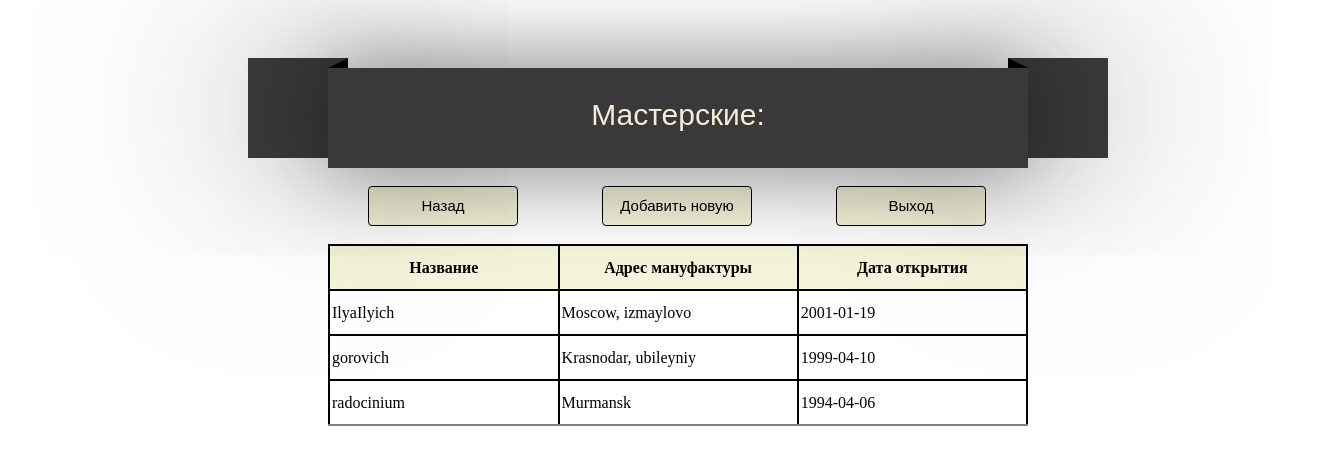
Page /PHP/manufactory.php (signed in) on the committed database.
### tables this page shows
CREATE TABLE IF NOT EXISTS `manufactory` (
  `id_manufac` int(10) unsigned NOT NULL AUTO_INCREMENT,
  `address` varchar(45) NOT NULL,
  `foundation` date NOT NULL,
  `name` varchar(45) NOT NULL,
  PRIMARY KEY (`id_manufac`) USING BTREE
);

### PHP/manufactory.php (the view, shortened to what this page needs)
<?php
if (mysql_connect('localhost', $_COOKIE["log"], $_COOKIE["pas"]) && $_COOKIE["log"] == 'manager' )
{
    if (mysql_select_db('details_make'))
    {
        $query = "SELECT address, foundation, name
                  FROM manufactory
                  ORDER BY id_manufac";
        $res = mysql_query($query);
        if (mysql_num_rows($res) > 0)
        {
        echo ' <head>
               <title>Вход</title>
               <meta http-equiv="Content-Type" content="text/html; charset=UTF-8">
               </head>  ';
        echo '<link rel="stylesheet" type="text/css" href="../report2.css" >';
        echo '<link rel="stylesheet" type="text/css" href="../manager.css" >';
        echo '<div class="style">
                <div class="ribbon">
                  <div class="ribbon-front">
                    <div class="front-text">
                        Мастерские:
                    </div>
                  </div>
                <div class="ribbon-edge-topleft"></div>
                <div class="ribbon-edge-topright"></div>
                <div class="ribbon-edge-bottomleft"></div>
                <div class="ribbon-edge-bottomright"></div>
                <div class="ribbon-back-left"></div>
                <div class="ribbon-back-right"></div>';
        echo '<br>';
        echo '  <input type=button value=Назад onclick=location.href="../PHP/manager.php" class=button_small>    ';
        echo '  <input type=button value="Добавить новую" '
        . 'onclick=location.href="../PHP/new_manufactory.php" class=button_small>    ';
        echo '  <input type=button value=Выход onclick=location.href="../PHP/exit.php" class=button_small>    ';
        echo '<br><br><div class=center>';
            echo '<table>';
            echo '<thead>';
            echo '<tr>';
            echo '<th class=super_big>Название</th>';
            echo '<th class=super_big>Адрес мануфактуры</th>';
            echo '<th class=super_big>Дата открытия</th>';
            echo '</tr>';
            echo '</thead>';
            echo '<tbody>';
            $tmp = mysql_num_rows($res);
            for ($i = 0; $i < $tmp; $i++)
            {
                $data = mysql_fetch_array($res);
                echo '<tr>';
                echo '<td>' . $data['name'] . '</td>';
                echo '<td>' . $data['address'] . '</td>';
                echo '<td>' . $data['foundation'] . '</td>';
                echo '<tr>';
            }
            echo '</tbody>';
            echo '</table>';
        }
        else
        {
            unset($query);
            header("location: ../err/error_data.html");
            exit();
        }
    }
    else
    {
        header("location: ../err/error_dbase.html");
        exit();
    }
}
else
{
    header("location: ../err/error_base.html");
    exit();
}
?>

### report2.css (style rules this page uses)
.center { margin-right: 300px; }
table, th, td { border-style:solid; height:45px; border-width:2px; border-collapse:collapse; padding:2px; }
th { height:45px; background-color: beige; color:black; width: 60px; border-color:black; }
.style { position:relative; width: 500px; margin: 0 320px 0; top: 60px; }
.ribbon { position: relative; width:1000px; padding-right:auto; padding-left: auto; }
.front-text { text-align:center; padding-top:30px; font:30px Arial; color: antiquewhite; }
.ribbon-front { background-color: #393939; height: 100px; width: 700px; position: relative; top: 0px; box-shadow: 0px 0px 100px rgba(0,0,0,0.55); z-index: 2; }
.ribbon-edge-topleft { top: -10px; border-width:10px 20px 0 0; position: absolute; z-index:1; border-style:solid; height:0px; width:0px; border-color:transparent #000000; }
.ribbon-edge-topright { top: -10px; border-width: 10px 0 0 20px; position: absolute; z-index:1; border-style:solid; height:0px; width:0px; left: 680px; border-color:transparent transparent transparent #000000; }
.ribbon-back-left { position:absolute; top: -10px; left: -80px; width: 100px; height: 100px; background-color:#393939; z-index:0; box-shadow: 0px 0px 200px rgba(0,0,0,0.55); }
.ribbon-back-right { position:absolute; top: -10px; right: 220px; width: 100px; height: 100px; background-color:#393939; z-index:0; box-shadow: 0px 0px 200px rgba(0,0,0,0.55); }

### manager.css (style rules this page uses)
.button_small { font-size: 15px; padding: 4px 12px; line-height: 20px; border: 1px solid black; border-radius: 4px; color: black; background-color: beige; height: 40px; width: 150px; margin: 0px 40px; }
.super_big { width: 300px; }

### rows in the picture
manufactory: name "IlyaIlyich", address "Moscow, izmaylovo", foundation "2001-01-19"
manufactory: name "gorovich", address "Krasnodar, ubileyniy", foundation "1999-04-10"
manufactory: name "radocinium", address "Murmansk", foundation "1994-04-06"
